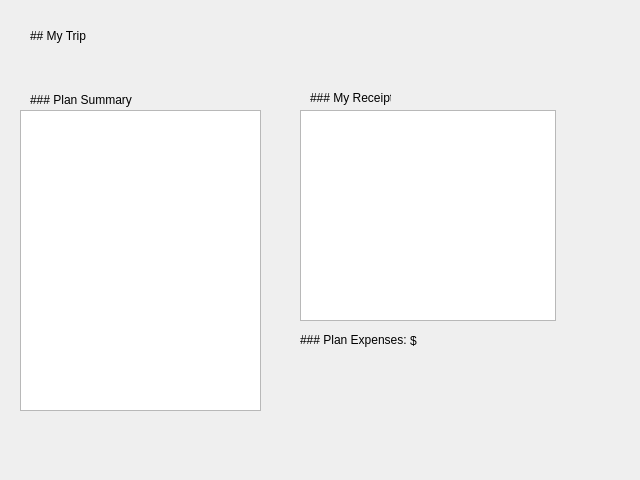
<?xml version="1.0" encoding="UTF-8"?>
<ui version="4.0">
 <class>TripSummaryWidget</class>
 <widget class="QWidget" name="TripSummaryWidget">
  <property name="geometry">
   <rect>
    <x>0</x>
    <y>0</y>
    <width>640</width>
    <height>480</height>
   </rect>
  </property>
  <property name="windowTitle">
   <string>Form</string>
  </property>
  <widget class="QLabel" name="label_title">
   <property name="geometry">
    <rect>
     <x>30</x>
     <y>20</y>
     <width>141</width>
     <height>31</height>
    </rect>
   </property>
   <property name="text">
    <string>## My Trip</string>
   </property>
   <property name="textFormat">
    <enum>Qt::MarkdownText</enum>
   </property>
   <property name="scaledContents">
    <bool>false</bool>
   </property>
   <property name="alignment">
    <set>Qt::AlignLeading|Qt::AlignLeft|Qt::AlignVCenter</set>
   </property>
  </widget>
  <widget class="QLabel" name="totalExpensePlan">
   <property name="geometry">
    <rect>
     <x>410</x>
     <y>330</y>
     <width>71</width>
     <height>21</height>
    </rect>
   </property>
   <property name="text">
    <string>$ </string>
   </property>
  </widget>
  <widget class="QTextBrowser" name="tripReceipt">
   <property name="geometry">
    <rect>
     <x>300</x>
     <y>110</y>
     <width>256</width>
     <height>211</height>
    </rect>
   </property>
  </widget>
  <widget class="QLabel" name="label_plan_total">
   <property name="geometry">
    <rect>
     <x>300</x>
     <y>330</y>
     <width>111</width>
     <height>20</height>
    </rect>
   </property>
   <property name="text">
    <string>### Plan Expenses:</string>
   </property>
   <property name="textFormat">
    <enum>Qt::MarkdownText</enum>
   </property>
  </widget>
  <widget class="QTextBrowser" name="tripSummary">
   <property name="geometry">
    <rect>
     <x>20</x>
     <y>110</y>
     <width>241</width>
     <height>301</height>
    </rect>
   </property>
  </widget>
  <widget class="QLabel" name="label_plan_summary">
   <property name="geometry">
    <rect>
     <x>30</x>
     <y>90</y>
     <width>111</width>
     <height>20</height>
    </rect>
   </property>
   <property name="text">
    <string>### Plan Summary</string>
   </property>
   <property name="textFormat">
    <enum>Qt::MarkdownText</enum>
   </property>
  </widget>
  <widget class="QLabel" name="label_souvenir">
   <property name="geometry">
    <rect>
     <x>310</x>
     <y>90</y>
     <width>81</width>
     <height>16</height>
    </rect>
   </property>
   <property name="text">
    <string>### My Receipt</string>
   </property>
   <property name="textFormat">
    <enum>Qt::MarkdownText</enum>
   </property>
  </widget>
 </widget>
 <resources/>
 <connections/>
</ui>
